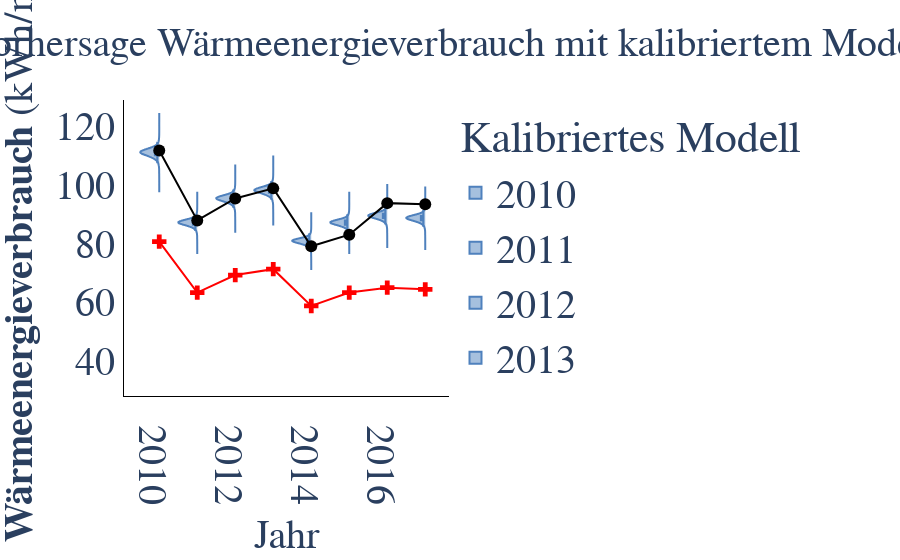

The notebook cell this image was saved under:
### Code cell
'''
from run_calibModel import run_parallel_simulations, create_violin_plot
draws = 128
tune = 100
violin_fig = create_violin_plot(scr_gebaeude_id, num_bc_param, output_resolution, 
                                training_ratio, draws, tune, start_time, end_time, calib_type)
violin_fig.show()

'''

### Figure 1 — Plotly figure (JSON) as saved in the notebook; plotly's stock layout.template omitted (floating-point values rounded to 4 significant figures; data arrays with more than 128 entries replaced by an {"elided": "..."} marker saying what was removed)
{"data": [{"box": {"visible": true}, "hoverinfo": "y", "jitter": 0.05, "legendgroup": "Kalibriertes Modell", "legendgrouptitle": {"text": "Kalibriertes Modell"}, "line": {"color": "#4F81BD"}, "marker": {"size": 3}, "meanline": {"visible": true}, "name": "2010", "points": false, "scalemode": "count", "showlegend": true, "side": "negative", "spanmode": "soft", "type": "violin", "width": 1, "y": {"elided": "12800 float values"}}, {"box": {"visible": true}, "hoverinfo": "y", "jitter": 0.05, "legendgroup": "Kalibriertes Modell", "legendgrouptitle": {"text": "Kalibriertes Modell"}, "line": {"color": "#4F81BD"}, "marker": {"size": 3}, "meanline": {"visible": true}, "name": "2011", "points": false, "scalemode": "count", "showlegend": true, "side": "negative", "spanmode": "soft", "type": "violin", "width": 1, "y": {"elided": "12800 float values"}}, {"box": {"visible": true}, "hoverinfo": "y", "jitter": 0.05, "legendgroup": "Kalibriertes Modell", "legendgrouptitle": {"text": "Kalibriertes Modell"}, "line": {"color": "#4F81BD"}, "marker": {"size": 3}, "meanline": {"visible": true}, "name": "2012", "points": false, "scalemode": "count", "showlegend": true, "side": "negative", "spanmode": "soft", "type": "violin", "width": 1, "y": {"elided": "12800 float values"}}, {"box": {"visible": true}, "hoverinfo": "y", "jitter": 0.05, "legendgroup": "Kalibriertes Modell", "legendgrouptitle": {"text": "Kalibriertes Modell"}, "line": {"color": "#4F81BD"}, "marker": {"size": 3}, "meanline": {"visible": true}, "name": "2013", "points": false, "scalemode": "count", "showlegend": true, "side": "negative", "spanmode": "soft", "type": "violin", "width": 1, "y": {"elided": "12800 float values"}}, {"box": {"visible": true}, "hoverinfo": "y", "jitter": 0.05, "legendgroup": "Kalibriertes Modell", "legendgrouptitle": {"text": "Kalibriertes Modell"}, "line": {"color": "#4F81BD"}, "marker": {"size": 3}, "meanline": {"visible": true}, "name": "2014", "points": false, "scalemode": "count", "showlegend": true, "side": "negative", "spanmode": "soft", "type": "violin", "width": 1, "y": {"elided": "12800 float values"}}, {"box": {"visible": true}, "hoverinfo": "y", "jitter": 0.05, "legendgroup": "Kalibriertes Modell", "legendgrouptitle": {"text": "Kalibriertes Modell"}, "line": {"color": "#4F81BD"}, "marker": {"size": 3}, "meanline": {"visible": true}, "name": "2015", "points": false, "scalemode": "count", "showlegend": true, "side": "negative", "spanmode": "soft", "type": "violin", "width": 1, "y": {"elided": "12800 float values"}}, {"box": {"visible": true}, "hoverinfo": "y", "jitter": 0.05, "legendgroup": "Kalibriertes Modell", "legendgrouptitle": {"text": "Kalibriertes Modell"}, "line": {"color": "#4F81BD"}, "marker": {"size": 3}, "meanline": {"visible": true}, "name": "2016", "points": false, "scalemode": "count", "showlegend": true, "side": "negative", "spanmode": "soft", "type": "violin", "width": 1, "y": {"elided": "12800 float values"}}, {"box": {"visible": true}, "hoverinfo": "y", "jitter": 0.05, "legendgroup": "Kalibriertes Modell", "legendgrouptitle": {"text": "Kalibriertes Modell"}, "line": {"color": "#4F81BD"}, "marker": {"size": 3}, "meanline": {"visible": true}, "name": "2017", "points": false, "scalemode": "count", "showlegend": true, "side": "negative", "spanmode": "soft", "type": "violin", "width": 1, "y": {"elided": "12800 float values"}}, {"line": {"width": 2}, "marker": {"color": "black", "size": 12, "symbol": "circle"}, "mode": "markers+lines", "name": "Gemessen", "type": "scatter", "x": [2010, 2010, 2011, 2012, 2013, 2014, 2015, 2016, 2017], "y": [null, 111.7, 87.9, 95.4, 98.85, 79.11, 83.04, 93.81, 93.46]}, {"line": {"width": 2}, "marker": {"color": "red", "size": 12, "symbol": "cross"}, "mode": "markers+lines", "name": "DIBS prior Kalibrierung", "type": "scatter", "x": [2010, 2011, 2012, 2013, 2014, 2015, 2016, 2017], "y": [80.68, 63.29, 69.26, 71.28, 58.73, 63.29, 64.97, 64.4]}], "layout": {"font": {"family": "Arial", "size": 40}, "plot_bgcolor": "white", "title": {"font": {"family": "Arial", "size": 40}, "text": "Vorhersage Wärmeenergieverbrauch mit kalibriertem Modell", "x": 0.5, "y": 0.95}, "violingap": 0.1, "violingroupgap": 0, "xaxis": {"linecolor": "black", "showgrid": true, "tickfont": {"family": "Arial", "size": 40}, "title": {"font": {"family": "Arial", "size": 40}, "text": "Jahr"}, "zeroline": false}, "yaxis": {"linecolor": "black", "range": [28, 129], "showgrid": true, "tickfont": {"family": "Arial", "size": 40}, "title": {"font": {"family": "Arial", "size": 40}, "text": "<b>Wärmeenergieverbrauch</b> (kWh/m²)"}, "zeroline": false}}}
